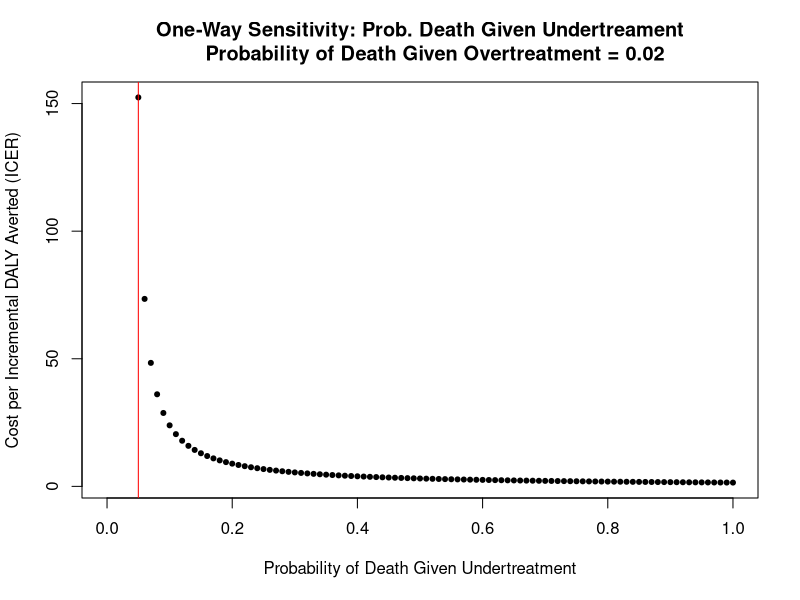
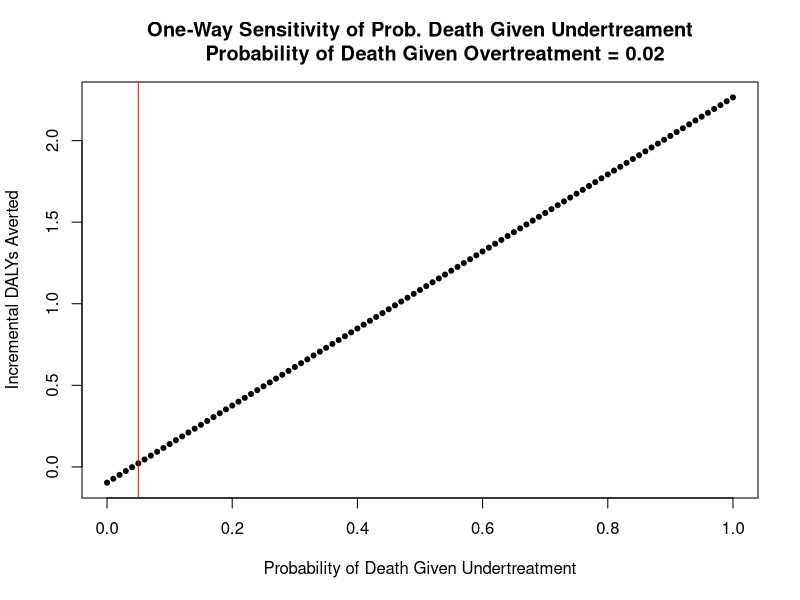
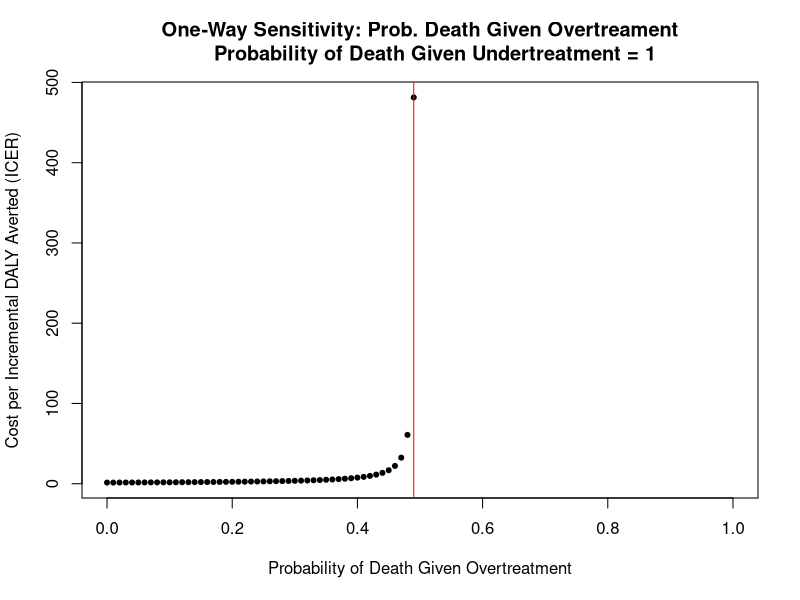
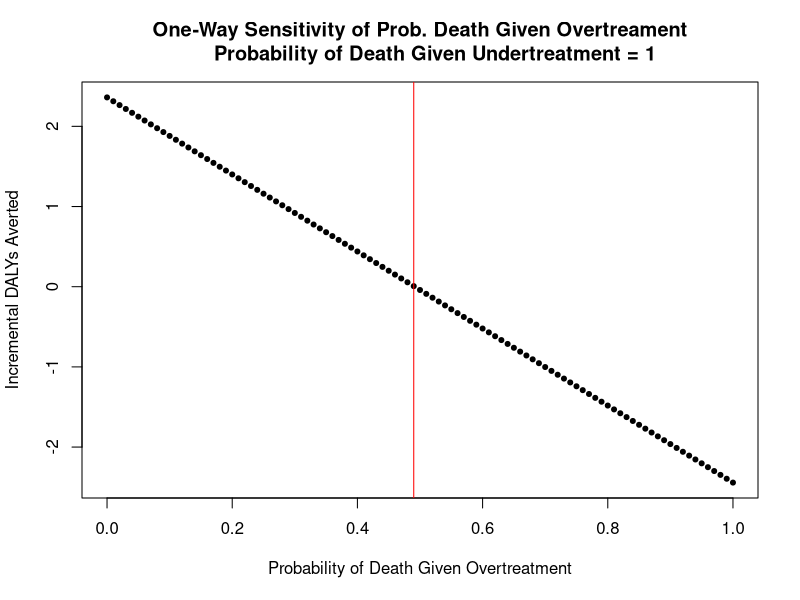
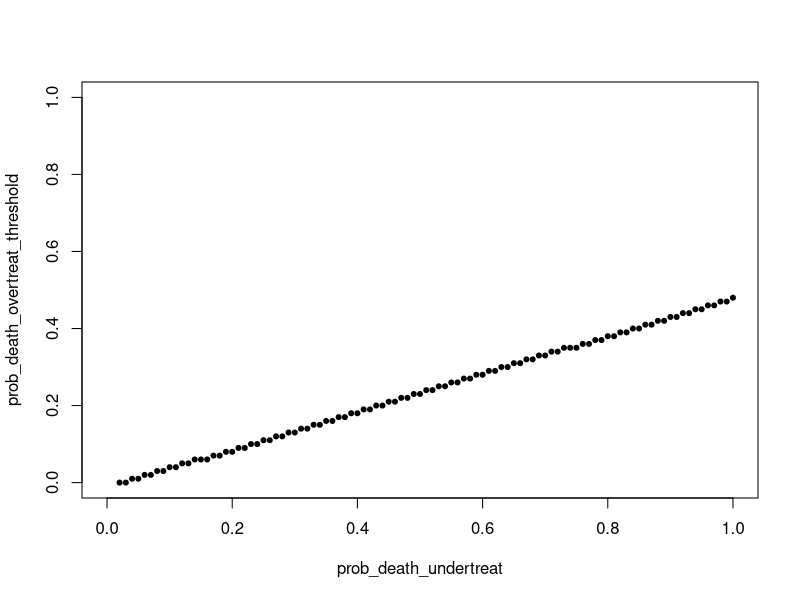

Write the R code that produced these figures, in order.
# loading packages
library(ggplot2)


ICER_fxn <- function(death_gvn_overtreat_prob, death_gvn_undertreat_prob) {
  

# defining all expected costs and all expected DALYs
# WHO prob
branch_a <- 0.06812325
branch_b <- 0.23498925
branch_c <- 0.0393875
branch_d <- 0.05125032
branch_e <- 0.30279966
branch_f <- 0.07735002
branch_g <- 0.00988057
branch_h <- 0.13161281
branch_i <- 0.08460662

# NIRUDAK
branch_j <- 0.10285635
branch_k <- 0.28938165
branch_l <- 0.032262
branch_m <- 0.02196501
branch_n <- 0.21924172
branch_o <- 0.05049327
branch_p <- 0.0046827
branch_q <- 0.16037538
branch_r <- 0.1187703

# WHO costs
branch_a_cost <- 97.04
branch_b_cost <-100.36
branch_c_cost <-102.37
branch_d_cost <-27.91
branch_e_cost <-26.65
branch_f_cost <-17.19
branch_g_cost <-9.92
branch_h_cost <-12.87
branch_i_cost <-14.37

# NIRUDAK costs
branch_j_cost <-96.82
branch_k_cost <-93.91
branch_l_cost <-96.02
branch_m_cost <-26.09
branch_n_cost <-27.27
branch_o_cost <-28.92
branch_p_cost <-16.53
branch_q_cost <-14.17
branch_r_cost <-6.88

# listing mean DALYs lost conditional on dying; doesn't vary w/ sensitivity analysis
# WHO
# death from overtreatment
mean_DALYs_lost_if_die_branch_b <- 44.97
mean_DALYs_lost_if_die_branch_c <- 35.09
# death from undertreatment
mean_DALYs_lost_if_die_branch_d <- 58.99
mean_DALYs_lost_if_die_branch_g <- 64.02

# NIRUDAK
# death from overtreatment
mean_DALYs_lost_if_die_branch_k <- 52.41
mean_DALYs_lost_if_die_branch_l <- 49.18
# death from undertreatment
mean_DALYs_lost_if_die_branch_m <- 48.32
mean_DALYs_lost_if_die_branch_p <- 49.92

# expected DALYs lost conditional on making it to that branch endpoint
# WHO
branch_a_DALY <- 0
branch_b_DALY <- death_gvn_overtreat_prob*mean_DALYs_lost_if_die_branch_b
branch_c_DALY <- death_gvn_overtreat_prob*mean_DALYs_lost_if_die_branch_c
branch_d_DALY <- death_gvn_undertreat_prob*mean_DALYs_lost_if_die_branch_d
branch_e_DALY <- 0
branch_f_DALY <- 0
branch_g_DALY <- death_gvn_undertreat_prob*mean_DALYs_lost_if_die_branch_g
branch_h_DALY <- 0
branch_i_DALY <- 0

# NIRUDAK
branch_j_DALY <- 0
branch_k_DALY <- death_gvn_overtreat_prob*mean_DALYs_lost_if_die_branch_k
branch_l_DALY <- death_gvn_overtreat_prob*mean_DALYs_lost_if_die_branch_l
branch_m_DALY <- death_gvn_undertreat_prob*mean_DALYs_lost_if_die_branch_m
branch_n_DALY <- 0
branch_o_DALY <- 0
branch_p_DALY <- death_gvn_undertreat_prob*mean_DALYs_lost_if_die_branch_p
branch_q_DALY <- 0
branch_r_DALY <- 0

# calculating expected costs
# WHO
branch_a_expected_cost <- branch_a_cost*branch_a
branch_b_expected_cost <- branch_b_cost*branch_b
branch_c_expected_cost <- branch_c_cost*branch_c
branch_d_expected_cost <- branch_d_cost*branch_d
branch_e_expected_cost <- branch_e_cost*branch_e
branch_f_expected_cost <- branch_f_cost*branch_f
branch_g_expected_cost <- branch_g_cost*branch_g
branch_h_expected_cost <- branch_h_cost*branch_h
branch_i_expected_cost <- branch_i_cost*branch_i

#NIRUDAK
branch_j_expected_cost <- branch_j_cost*branch_j
branch_k_expected_cost <- branch_k_cost*branch_k
branch_l_expected_cost <- branch_l_cost*branch_l
branch_m_expected_cost <- branch_m_cost*branch_m
branch_n_expected_cost <- branch_n_cost*branch_n
branch_o_expected_cost <- branch_o_cost*branch_o
branch_p_expected_cost <- branch_p_cost*branch_p
branch_q_expected_cost <- branch_q_cost*branch_q
branch_r_expected_cost <- branch_r_cost*branch_r

# calculating expected DALYs
# WHO
branch_a_expected_DALY <- branch_a_DALY*branch_a
branch_b_expected_DALY <- branch_b_DALY*branch_b
branch_c_expected_DALY <- branch_c_DALY*branch_c
branch_d_expected_DALY <- branch_d_DALY*branch_d
branch_e_expected_DALY <- branch_e_DALY*branch_e
branch_f_expected_DALY <- branch_f_DALY*branch_f
branch_g_expected_DALY <- branch_g_DALY*branch_g
branch_h_expected_DALY <- branch_h_DALY*branch_h
branch_i_expected_DALY <- branch_i_DALY*branch_i

# NIRUDAK
branch_j_expected_DALY <- branch_j_DALY*branch_j
branch_k_expected_DALY <- branch_k_DALY*branch_k
branch_l_expected_DALY <- branch_l_DALY*branch_l
branch_m_expected_DALY <- branch_m_DALY*branch_m
branch_n_expected_DALY <- branch_n_DALY*branch_n
branch_o_expected_DALY <- branch_o_DALY*branch_o
branch_p_expected_DALY <- branch_p_DALY*branch_p
branch_q_expected_DALY <- branch_q_DALY*branch_q
branch_r_expected_DALY <- branch_r_DALY*branch_r

# calculating ICER
# total expected costs
WHO_total_expected_cost <- sum(branch_a_expected_cost, branch_b_expected_cost, branch_c_expected_cost, branch_d_expected_cost,
                               branch_e_expected_cost, branch_f_expected_cost, branch_g_expected_cost, branch_h_expected_cost,
                               branch_i_expected_cost)

NIRUDAK_total_expected_cost <- sum(branch_j_expected_cost, branch_k_expected_cost, branch_l_expected_cost, branch_m_expected_cost,
                               branch_n_expected_cost, branch_o_expected_cost, branch_p_expected_cost, branch_q_expected_cost,
                               branch_r_expected_cost)

# total expected DALYs
WHO_total_expected_DALYs <- sum(branch_a_expected_DALY, branch_b_expected_DALY, branch_c_expected_DALY, branch_d_expected_DALY,
  branch_e_expected_DALY, branch_f_expected_DALY, branch_g_expected_DALY, branch_h_expected_DALY,
  branch_i_expected_DALY)

NIRUDAK_total_expected_DALYs <-sum(branch_j_expected_DALY, branch_k_expected_DALY, branch_l_expected_DALY, branch_m_expected_DALY,
                                   branch_n_expected_DALY, branch_o_expected_DALY, branch_p_expected_DALY, branch_q_expected_DALY,
                                   branch_r_expected_DALY)
# incremental costs and DALYs
incremental_costs <- NIRUDAK_total_expected_cost-WHO_total_expected_cost
incremental_DALYs <-NIRUDAK_total_expected_DALYs-WHO_total_expected_DALYs
# negative sign preserves usual interpretation of ICER
incremental_DALYs_averted <- -incremental_DALYs

# ICER
ICER = (incremental_costs)/(incremental_DALYs_averted)

results_vec <- c(ICER, incremental_costs, incremental_DALYs_averted, incremental_DALYs, NIRUDAK_total_expected_cost, WHO_total_expected_cost, NIRUDAK_total_expected_DALYs, WHO_total_expected_DALYs)

names(results_vec) <- c("ICER", "Incremental Costs", "Incremental DALYs Averted", "Incremental DALYs", "NIRUDAK Total Expected Costs", "WHO Total Expected Costs", "NIRUDAK Total Expected DALYs", "WHO Total Expected DALYs")

return(results_vec)

}
# end of function

# not sure what we are using this for? ostensibly to input into the for loop
# results_iteration1 <- ICER_fxn(death_gvn_overtreat_prob = 0.02, death_gvn_undertreat_prob = 1)

# varying the probability of death from UNDERtreatment
prob_die_gvn_undertreat_grid <- seq(0, 1, 0.01)

# varying the probability of death from OVERtreatment
prob_die_gvn_overtreat_grid <- seq(0, 1, 0.01)

# UNDERtreat: creating empty matrix to store results (M)
ncol_used <- length(ICER_fxn(0, 1))
M_col_names <- names(ICER_fxn(0,1))
M <- matrix(NA, nrow=length(prob_die_gvn_undertreat_grid), ncol = ncol_used)
colnames(M) <- M_col_names

# OVERtreat: creating empty matrix to store results (M_overtreat)
M_overtreat <- matrix(NA, nrow=length(prob_die_gvn_overtreat_grid), ncol = ncol_used)
colnames(M_overtreat) <- M_col_names

# base case probabilities
death_gvn_overtreat_prob <- 0.02
death_gvn_undertreat_prob <- 1

# UNDERTREATMENT: creating loop (filling the matrix)
for (i in 1:length(prob_die_gvn_undertreat_grid)){
  M[i, ] = ICER_fxn(death_gvn_overtreat_prob = 0.02, death_gvn_undertreat_prob = prob_die_gvn_undertreat_grid[i])
}

# if the probability of death from undertreatment is greater than or equal to 0.05, NIRUDAK is more costly but more effective

# for a probability of death from undertreatment less than 0.05, NIRUDAK is dominated by WHO (i.e., NIRUDAK is more expensive
# but less effective)

# all of the above is conditional on keeping the probability of death from overtreatment constant at 0.02

# finding the threshold at which ICER changes from positive to negative (i.e., dominance changes)
nondominated_undertreat_index <- which(M[,"ICER"] > 0)

# generating plot
# y axis: ICER (first column of the matrix)
# x axis: varied probabilities of due to undertreatment
plot(prob_die_gvn_undertreat_grid[nondominated_undertreat_index], M[nondominated_undertreat_index, 1], 
     xlim = c(0,1), main = "One-Way Sensitivity: Prob. Death Given Undertreament
     Probability of Death Given Overtreatment = 0.02",
     pch=20, xlab = "Probability of Death Given Undertreatment", ylab = "Cost per Incremental DALY Averted (ICER)")

# minimum value for which NIRUDAK is not dominated; for any probabilities to the left, NIRUDAK is dominated
abline(v=prob_die_gvn_undertreat_grid[min(nondominated_undertreat_index)], lty = 1, col="red")


# NEW PLOT UNDERTREATMENT, Y-AXIS IS INCREMENTAL DALYs AVERTED (by NIRUDAK)
plot(prob_die_gvn_undertreat_grid, M[, "Incremental DALYs Averted"], 
     xlim = c(0,1), main = "One-Way Sensitivity of Prob. Death Given Undertreament
     Probability of Death Given Overtreatment = 0.02",
     pch=20, xlab = "Probability of Death Given Undertreatment", ylab = "Incremental DALYs Averted")

# minimum value for which NIRUDAK is not dominated; for any probabilities to the left, NIRUDAK is dominated
abline(v=prob_die_gvn_undertreat_grid[min(nondominated_undertreat_index)], lty = 1, col="red")

################################################################################
# OVERTREATMENT: creating loop (filling the matrix)
for (i in 1:length(prob_die_gvn_overtreat_grid)){
  M_overtreat[i, ] = ICER_fxn(death_gvn_overtreat_prob = prob_die_gvn_overtreat_grid[i], death_gvn_undertreat_prob = 1)
}

nondominated_overtreat_index <- which(M_overtreat[,"ICER"] > 0)

# generating plot
# y axis: ICER (first column of the matrix)
# x axis: varied probabilities of due to undertreatment
# dev.new()
plot(prob_die_gvn_overtreat_grid[nondominated_overtreat_index], M_overtreat[nondominated_overtreat_index, 1], 
     xlim = c(0,1), main = "One-Way Sensitivity: Prob. Death Given Overtreament
     Probability of Death Given Undertreatment = 1",
     pch=20, xlab = "Probability of Death Given Overtreatment", ylab = "Cost per Incremental DALY Averted (ICER)")

# minimum value for which NIRUDAK is not dominated; for any probabilities to the left, NIRUDAK is dominated
abline(v=prob_die_gvn_overtreat_grid[max(nondominated_overtreat_index)], lty = 1, col="red")

# NIRUDAK never dominates because it's more expensive
# but for most of the probability range, it is below the WTP threshold

# in the undertreatment graph, to the left of the red line, WHO dominates
# in the overtreatment graph, to the right of the red line, WHO dominates

# NEW PLOT OVERTREATMENT, Y-AXIS IS INCREMENTAL DALYs AVERTED (by NIRUDAK)
plot(prob_die_gvn_overtreat_grid, M_overtreat[, "Incremental DALYs Averted"], 
     xlim = c(0,1), main = "One-Way Sensitivity of Prob. Death Given Overtreament
     Probability of Death Given Undertreatment = 1",
     pch=20, xlab = "Probability of Death Given Overtreatment", ylab = "Incremental DALYs Averted")

# minimum value for which NIRUDAK is not dominated; for any probabilities to the left, NIRUDAK is dominated
abline(v=prob_die_gvn_overtreat_grid[max(nondominated_overtreat_index)], lty = 1, col="red")

################################################################################
# NEXT STEP: TWO WAY SENSITIVITY ANALYSIS (probability of death from overtreatment AND from undertreatment)

M_twoway_ICER <- M_twoway_inc_costs <- M_twoway_inc_DALYs_averted <-  M_twoway_WHO_costs <- 
  M_twoway_WHO_DALYs_averted <-
  M_twoway_NIRUDAK_costs <- 
  M_twoway_NIRUDAK_DALYs_averted <- matrix(data=NA, 
   nrow = length(prob_die_gvn_undertreat_grid),
   ncol = length(prob_die_gvn_overtreat_grid))

colnames(M_twoway_ICER) <- colnames(M_twoway_inc_costs) <- 
  colnames(M_twoway_WHO_costs) <- colnames(M_twoway_WHO_DALYs_averted) <- colnames(M_twoway_NIRUDAK_costs)<-
  colnames(M_twoway_NIRUDAK_DALYs_averted)<-colnames(M_twoway_inc_DALYs_averted) <-
  paste("prdieOvr=", prob_die_gvn_overtreat_grid, sep = "")

rownames(M_twoway_ICER) <- rownames(M_twoway_inc_costs) <- 
rownames(M_twoway_WHO_costs) <- rownames(M_twoway_WHO_DALYs_averted) <-  rownames(M_twoway_NIRUDAK_costs)<-
  rownames(M_twoway_NIRUDAK_DALYs_averted) <-
  rownames(M_twoway_inc_DALYs_averted) <- paste("prdieUndr=", prob_die_gvn_undertreat_grid, sep = "")

for (i in 1:length(prob_die_gvn_undertreat_grid)) {
  for (j in 1:length(prob_die_gvn_overtreat_grid)) {
    M_twoway_ICER[i,j] = round(ICER_fxn(death_gvn_overtreat_prob = prob_die_gvn_overtreat_grid[j], death_gvn_undertreat_prob = prob_die_gvn_undertreat_grid[i])["ICER"], 2)
    M_twoway_inc_costs[i,j] = round(ICER_fxn(death_gvn_overtreat_prob = prob_die_gvn_overtreat_grid[j], death_gvn_undertreat_prob = prob_die_gvn_undertreat_grid[i])["Incremental Costs"], 2)
    M_twoway_inc_DALYs_averted[i,j] = round(ICER_fxn(death_gvn_overtreat_prob = prob_die_gvn_overtreat_grid[j], death_gvn_undertreat_prob = prob_die_gvn_undertreat_grid[i])["Incremental DALYs Averted"], 2)
    M_twoway_WHO_costs[i,j] = round(ICER_fxn(death_gvn_overtreat_prob = prob_die_gvn_overtreat_grid[j], death_gvn_undertreat_prob = prob_die_gvn_undertreat_grid[i])["WHO Costs"], 2)
    M_twoway_WHO_DALYs_averted[i,j] = round(ICER_fxn(death_gvn_overtreat_prob = prob_die_gvn_overtreat_grid[j], death_gvn_undertreat_prob = prob_die_gvn_undertreat_grid[i])["WHO DALYs Averted"], 2)
    M_twoway_NIRUDAK_costs[i,j] = round(ICER_fxn(death_gvn_overtreat_prob = prob_die_gvn_overtreat_grid[j], death_gvn_undertreat_prob = prob_die_gvn_undertreat_grid[i])["NIRUDAK Costs"], 2)
    M_twoway_NIRUDAK_DALYs_averted[i,j] = round(ICER_fxn(death_gvn_overtreat_prob = prob_die_gvn_overtreat_grid[j], death_gvn_undertreat_prob = prob_die_gvn_undertreat_grid[i])["NIRUDAK DALYs Averted"], 2)
  }
}


M_twoway_ICER[1:10, 1:10]

max(M_twoway_ICER)

# setting (as of Jul 24, arbitrary) WTP threshold
WTP = 10

# nondominated_overtreat_index <- which(M_twoway_ICER[30,] > 0)

two_way_sense_fxn <- function (WTP, doplot=TRUE){
 
  threshold_probs <- matrix(NA, length(prob_die_gvn_undertreat_grid), 2)
  threshold_probs[,1] <- prob_die_gvn_undertreat_grid
  colnames(threshold_probs) <- c("prob_death_undertreat", "prob_death_overtreat_threshold")
  
  for (i in 1:dim(M_twoway_ICER)[1]) {
    if (any(M_twoway_ICER[i,]>0 & M_twoway_ICER[i,] < WTP)) {
      max(which(WTP > M_twoway_ICER[i,] & M_twoway_ICER[i,] > 0))
      temp_prob <- prob_die_gvn_overtreat_grid[max(which(WTP > M_twoway_ICER[i,] & M_twoway_ICER[i,] > 0))]
      threshold_probs[i,2] <- temp_prob
    } else {threshold_probs[i,2] = NA}
  }
  
  if (doplot){
  plot(threshold_probs, pch=20, xlim = c(0,1), ylim = c(0,1))
    }
  return(threshold_probs)
}



WTP80_2waysense_result <- two_way_sense_fxn(80)

################################################################################
# probabilistic sensitivity analysis (average over input uncertainty; characterizes uncertainty in the output)
# need to put distributions on the inputs and sampling over the distribution
# this is done after the two way
################################################################################



